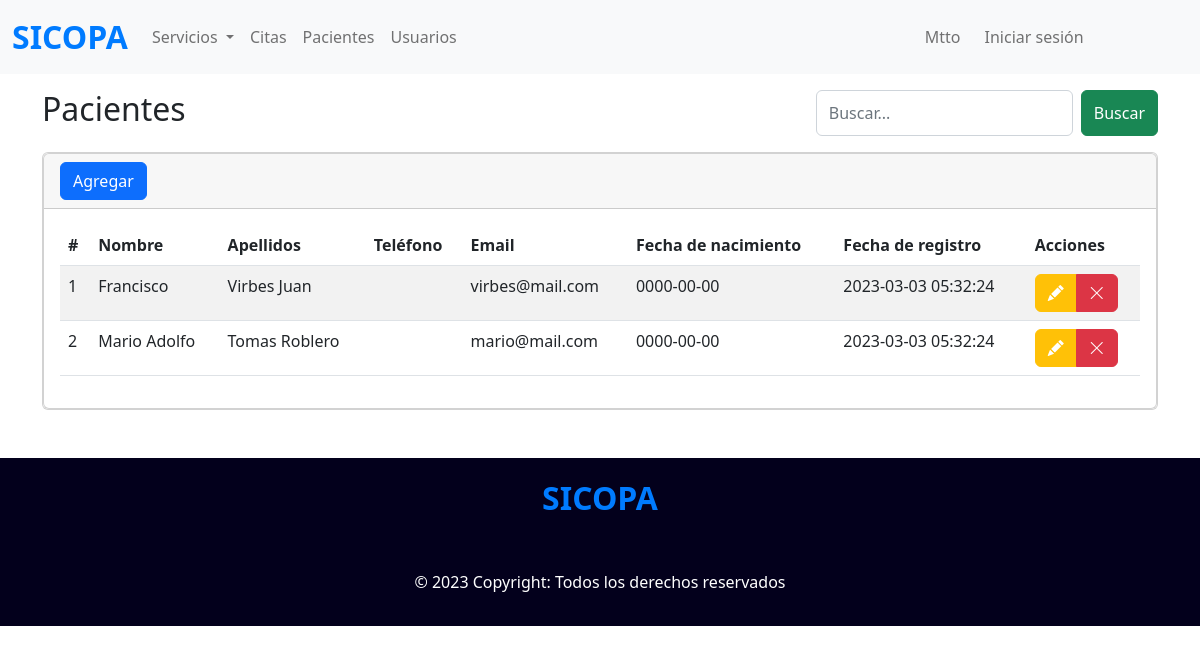
/pacientes, run on the app's committed database.
### tables this page shows
CREATE TABLE paciente (
	id_paciente INT PRIMARY KEY AUTO_INCREMENT NOT NULL,
    nombre VARCHAR(30) NOT NULL,
    apellidos VARCHAR(50) NOT NULL,
    fec_nac DATE NOT NULL,
    tel VARCHAR(30) NOT NULL,
    email VARCHAR(50), 
    password VARCHAR(120),
        
    fecha_registro TIMESTAMP DEFAULT CURRENT_TIMESTAMP
);

### index.php (called while the page is built, shortened)
<?php
require_once 'controllers/patient.controller.php';
require_once 'models/patient.model.php';
include 'views/templates/layout.php';

### models/connection.php (called while the page is built)
<?php
class Conexion {
    static public function conectar() {
        $link = new PDO('mysql:host=localhost;dbname=sicopa', 'root', '');
        $link -> exec('set names utf8');
        return $link;
    }
}

### models/patient.model.php (called while the page is built, shortened)
<?php
require_once 'connection.php';
class PatientModel{
    public static function getPatients(){
        $sql = 'SELECT * FROM paciente';
        $stmt = Conexion::conectar() -> prepare ($sql);
        $stmt -> execute();
        return $stmt -> fetchAll(PDO::FETCH_ASSOC);
    }
}

### controllers/patient.controller.php (called while the page is built, shortened)
<?php
class PatientController {
    public static function getPatients() {
        return PatientModel::getPatients();
    }
}

### views/modules/pacientes.php (the view, shortened to what this page needs)
<section class="container">
    <div class="mt-3 buscador">
        <h2>Pacientes</h2>
        <form class="d-flex">
            <input class="form-control me-2" type="search" placeholder="Buscar..." aria-label="Search">
            <button class="btn btn-success" type="submit">Buscar</button>
        </form>
    </div>
    <div class="mt-3 card">
        <div class="card">
            <div class="card-header">
                <button type="button" class="btn btn-primary" data-bs-toggle="modal" data-bs-target="#exampleModal">
                    Agregar
                </button>
            </div>
            <div class="card-body">
                <div class="table-responsive">
                    <table class="table table-striped" id="table">
                        <thead>
                            <tr>
                                <th scope="col">#</th>
                                <th>Nombre</th>
                                <th>Apellidos</th>
                                <th>Teléfono</th>
                                <th>Email</th>
                                <th>Fecha de nacimiento</th>
                                <th>Fecha de registro</th>
                                <th>Acciones</th>
                            </tr>
                        </thead>
                        <tbody>
                            <?php
                        $patients = PatientController::getPatients();
                        foreach ($patients as $patient) { ?>
                                <tr>
                                <td scope="row"><?php echo $patient['id_paciente']; ?></td>
                                <td><?php echo $patient['nombre']; ?></td>
                                <td><?php echo $patient['apellidos']; ?></td>
                                <td><?php echo $patient['tel']; ?></td>
                                <td><?php echo $patient['email']; ?></td>
                                <td><?php echo $patient['fec_nac']; ?></td>
                                <td><?php echo $patient['fecha_registro']; ?></td>
                                <td>
                                    <div class="btn-group" role="group" aria-label="Basic mixed styles example">
                                        <button type="button" class="btn btn-warning">
                                            <i class='bi bi-pencil-fill text-white'></i>
                                        </button>
                                        <a href="eliminar/<?php echo $patient['id_paciente'] ?>" class="btn btn-danger" name="eliminar">
                                            <i class='bi bi-x-lg'></i>
                                        </a>
                                    </div>
                                </td>
                                </tr>
                            <?php } ?>
                        </tbody>
                    </table>
                </div>
            </div>
        </div>
    </div>
</section>

### views/templates/layout.php (shortened to what this page needs)
<!doctype html>
<html lang="en">
<head>
    <link href="https://cdn.jsdelivr.net/npm/bootstrap@5.2.1/dist/css/bootstrap.min.css" rel="stylesheet">
    <link rel="stylesheet" href="https://cdn.jsdelivr.net/npm/bootstrap-icons@1.10.3/font/bootstrap-icons.css">
    <link rel="stylesheet" href="<?php echo SERVER_URL ?>views/css/estilos.css">
    <link rel="stylesheet" href="<?php echo SERVER_URL ?>views/css/mtto.css">
    <link rel="stylesheet" href="<?php echo SERVER_URL ?>views/css/table.responsive.css">
</head>
<body>
    <?php
    if (isset($_GET["ruta"])) {
        $ruta = $_GET['ruta'];
        if (
            $ruta == "citas" ||
            $ruta == "pacientes" ||
            $ruta == "usuarios" ||
            $ruta == "main" ||
            $ruta == "catalogos" ||
            $ruta == "datos-personales" ||
            $ruta == "salir"
        ) {
            include 'header.php';
            include "views/modules/{$ruta}.php";
        }
    } else {
        include 'header.php';
        include "views/modules/main.php";
    }
    include 'footer.php';
    ?>
</body>

### views/templates/header.php (shortened to what this page needs)
<header>
    <nav class="navbar navbar-expand-lg navbar-light bg-light">
        <div class="container-fluid">
            <a class="logo navbar-brand" href="main">SICOPA</a>
            <div class="collapse navbar-collapse" id="navbarNav">
                <div class="sesion">
                    <ul class="navbar-nav">
                        <li class="nav-item dropdown">
                            <a class="nav-link dropdown-toggle" href="#" id="navbarScrollingDropdown" role="button" data-bs-toggle="dropdown" aria-expanded="false">
                                Servicios
                            </a>
                        </li>
                        <li class="nav-item">
                            <a class="nav-link" href="#">Citas</a>
                        </li>
                        <li class="nav-item">
                            <a class="nav-link" href="pacientes">Pacientes</a>
                        </li>
                        <li class="nav-item">
                            <a class="nav-link" href="usuarios">Usuarios</a>
                        </li>
                    </ul>
                    <div class="d-flex gap-4">
                        <div class="dropdown">
                            <a class="nav-link" id="mtto" role="button" data-bs-toggle="dropdown" aria-expanded="false">
                                Mtto
                            </a>
                        </div>
                        <div class="dropdown">
                            <?php
                            if (isset($_SESSION['usuario'])) {
                                echo '
                                <a class="nav-link" href="#" id="navbarScrollingDropdown" role="button" data-bs-toggle="dropdown" aria-expanded="false">'
                                    . $_SESSION["nombre"] . ' ' . $_SESSION["apellidos"] . '
                                </a>
                                <ul class="dropdown-menu espacio" aria-labelledby="navbarScrollingDropdown">
                                    <li><a class="dropdown-item" href="salir">Salir</a></li>
                                </ul>
                                ';
                            } else {
                                echo '
                                <a class="nav-link" href="#" id="navbarScrollingDropdown" role="button" data-bs-toggle="dropdown" aria-expanded="false">
                                    Iniciar sesión
                                </a>
                                <ul class="dropdown-menu espacio" aria-labelledby="navbarScrollingDropdown">
                                    <li><a class="dropdown-item" href="login/paciente">Paciente</a></li>
                                    <li><a class="dropdown-item" href="login/doctor">Doctor</a></li>
                                </ul>
                                ';
                            }
                            ?>
                        </div>
                    </div>
                </div>
            </div>
        </div>
    </nav>
</header>

### views/templates/footer.php (shortened to what this page needs)
<footer class="mt-5 text-center text-lg-start">
  <div class="text-center p-3">
    <a class="logo navbar-brand" href="main">SICOPA</a>
    <p class="mt-5">© 2023 Copyright: Todos los derechos reservados</p>
  </div>
</footer>

### views/css/estilos.css (style rules this page uses)
.sesion a { color: #0000008c; }
.logo { color: #007bff; font-size: 2rem; font-weight: bold; }
@media (min-width: 768px) { .buscador { display: flex; justify-content: space-between; } }
@media (min-width: 768px) { .sesion { width: 90%; display: flex; justify-content: space-between; align-items: center; } }
footer { color: white; background-color: #03001C; }

### data on the page
paciente: id_paciente "1", nombre "Francisco", apellidos "Virbes Juan", email "virbes@mail.com", fec_nac "0000-00-00", fecha_registro "2023-03-03 05:32:24"
paciente: id_paciente "2", nombre "Mario Adolfo", apellidos "Tomas Roblero", email "mario@mail.com", fec_nac "0000-00-00", fecha_registro "2023-03-03 05:32:24"
